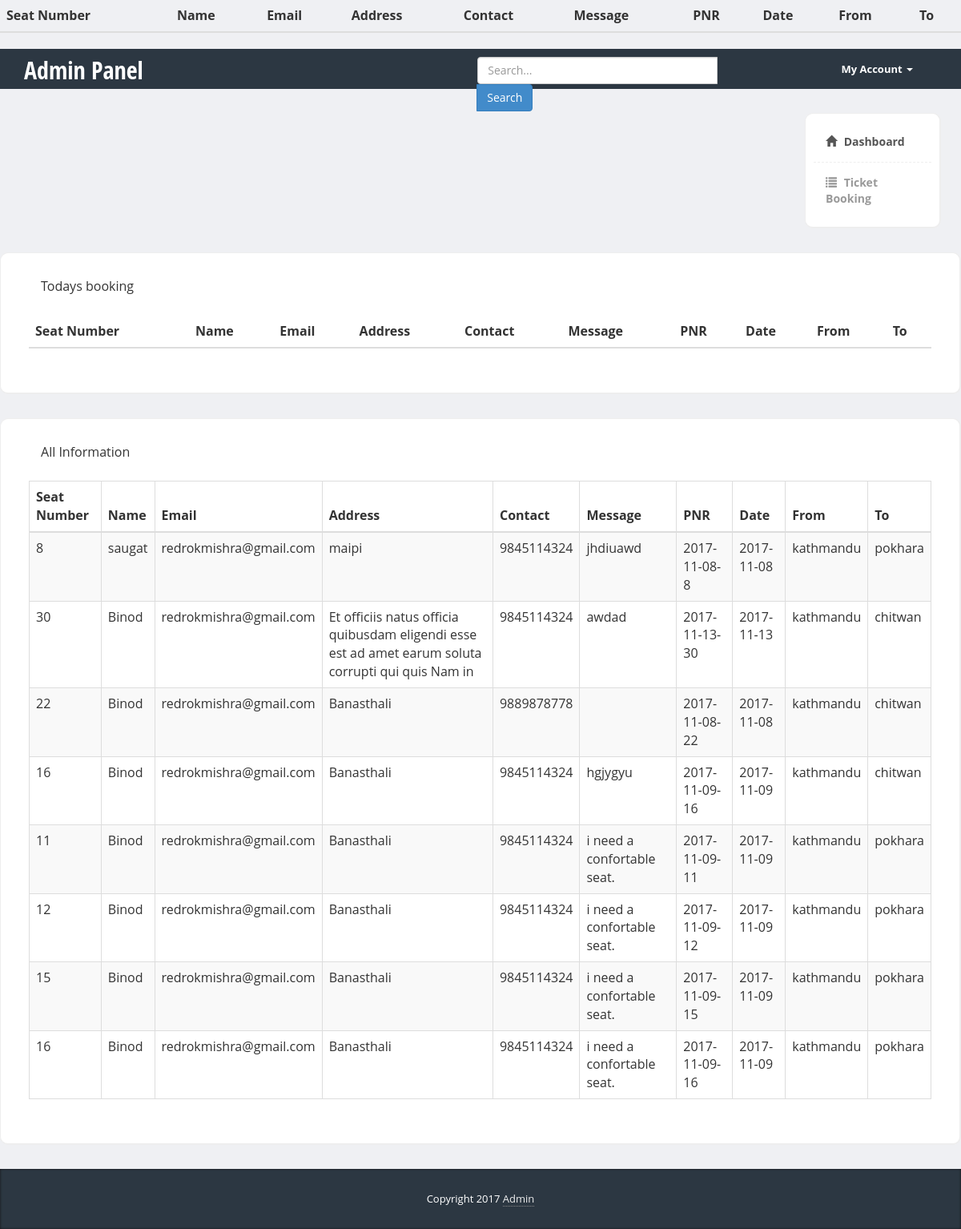
The page /admin/searchbooking.php (signed in) on the database its author committed.
### tables this page shows
CREATE TABLE `seat` (
  `id` int(20) NOT NULL,
  `userid` varchar(50) NOT NULL COMMENT 'userid',
  `name` varchar(100) NOT NULL,
  `email` varchar(100) NOT NULL,
  `address` text NOT NULL,
  `contact` bigint(20) NOT NULL,
  `message` text NOT NULL,
  `number` int(10) NOT NULL COMMENT 'seat number',
  `PNR` varchar(13) NOT NULL COMMENT 'PNR',
  `date` date NOT NULL COMMENT 'date of booking',
  `froma` varchar(50) NOT NULL,
  `toa` varchar(50) NOT NULL,
  `bookdate` timestamp NOT NULL DEFAULT CURRENT_TIMESTAMP ON UPDATE CURRENT_TIMESTAMP
);

### admin/searchbooking.php (the view, shortened to what this page needs)
<?php
								echo "<table align='center' class='table table-hover table-striped' id='example' align='center' width='75%'>";
									echo "<thead>";
										echo "<tr>";
											echo "<th>Seat Number</th>";
											echo "<th>Name</th>";
											echo "<th>Email</th>";
											echo "<th>Address</th>";
											echo "<th>Contact</th>";
											echo "<th>Message</th>";
											echo "<th>PNR</th>";
											echo "<th>Date</th>";
											echo "<th>From</th>";
											echo "<th>To</th>";
										echo "</tr>";
									echo "</thead>";
								echo "</table>";
?>
<!DOCTYPE html>
<html>
  <head>
    <link href="bootstrap/css/bootstrap.min.css" rel="stylesheet">
    <link href="css/styles.css" rel="stylesheet">
  </head>
  <body>
  	<div class="header">
	     <div class="container">
	        <div class="row">
	           <div class="col-md-5">
	              <div class="logo">
	                 <h1><a href="index.html">Admin Panel</a></h1>
	              </div>
	           </div>
	           <div class="col-md-5">
	              <div class="row">
	                <div class="col-lg-12">
	                  <div class="input-group form">
	                  <form action="searchbooking.php" method="POST">
	                       <input type="text" class="form-control" placeholder="Search...">
	                       <span class="input-group-btn">
	                         <button class="btn btn-primary" type="submit">Search</button>
	                       </span>
	                       </form>
	                  </div>
	                </div>
	              </div>
	           </div>
	           <div class="col-md-2">
	              <div class="navbar navbar-inverse" role="banner">
	                  <nav class="collapse navbar-collapse bs-navbar-collapse navbar-right" role="navigation">
	                    <ul class="nav navbar-nav">
	                      <li class="dropdown">
	                        <a href="#" class="dropdown-toggle" data-toggle="dropdown">My Account <b class="caret"></b></a>
	                      </li>
	                    </ul>
	                  </nav>
	              </div>
	           </div>
	        </div>
	     </div>
	</div>
    <div class="page-content">
    	<div class="row">
		  <div class="col-md-2">
		  	<div class="sidebar content-box" style="display: block;">
                <ul class="nav">
                    <li class="current"><a href="index.php"><i class="glyphicon glyphicon-home"></i> Dashboard</a></li>
                    <li><a href="booking.php"><i class="glyphicon glyphicon-list"></i> Ticket Booking</a></li>
                </ul>
             </div>
		  </div>
		</div>
    </div>
<div class="content-box-large">
  				<div class="panel-heading">
					<div class="panel-title">Todays booking</div>
				</div>
  				<div class="panel-body">
  					<div class="table-responsive">
    <?php
								echo "<table align='center' class='table table-hover table-striped' id='example' align='center' width='75%'>";
									echo "<thead>";
										echo "<tr>";
											echo "<th>Seat Number</th>";
											echo "<th>Name</th>";
											echo "<th>Email</th>";
											echo "<th>Address</th>";
											echo "<th>Contact</th>";
											echo "<th>Message</th>";
											echo "<th>PNR</th>";
											echo "<th>Date</th>";
											echo "<th>From</th>";
											echo "<th>To</th>";
										echo "</tr>";
									echo "</thead>";
								echo "</table>";
					?>
</div>
  				</div>
  			</div>
    <div class="content-box-large">
  				<div class="panel-heading">
					<div class="panel-title">All Information</div>
				</div>
  				<div class="panel-body">
  					<div class="table-responsive">
    <?php
						$query = "select * from seat";
						$result = mysql_query($query);
								echo "<table align='center' class='table table-striped table-bordered' id='example' align='center' width='75%'>";
									echo "<thead>";
										echo "<tr>";
											echo "<th>Seat Number</th>";
											echo "<th>Name</th>";
											echo "<th>Email</th>";
											echo "<th>Address</th>";
											echo "<th>Contact</th>";
											echo "<th>Message</th>";
											echo "<th>PNR</th>";
											echo "<th>Date</th>";
											echo "<th>From</th>";
											echo "<th>To</th>";
										echo "</tr>";
									echo "</thead>";
									echo "<tbody>";
									while($row = mysql_fetch_array($result))
									{
										echo "<tr>";
											echo "<td>". $row['number'] ."</td>";
											echo "<td>". $row['name'] ."</td>";
											echo "<td>". $row['email'] ."</td>";
											echo "<td>". $row['address'] ."</td>";
											echo "<td>". $row['contact'] ."</td>";
											echo "<td>". $row['message'] ."</td>";
											echo "<td>". $row['PNR'] ."</td>";
											echo "<td>". $row['date'] ."</td>";
											echo "<td>". $row['froma'] ."</td>";
											echo "<td>". $row['toa'] ."</td>";
										echo "</tr>";
								}
									echo "</tbody>";
								echo "</table>";
					?>
</div>
  				</div>
  			</div>
    <footer>
         <div class="container">
            <div class="copy text-center">
               Copyright 2017 <a href='#'>Admin</a>
            </div>
         </div>
      </footer>
  </body>
</html>

### admin/css/styles.css (style rules this page uses)
body { font-family: 'Open Sans', sans-serif; background-color: #f7f7f7; position: relative; margin: 0px; font-size: 12px; padding: 0px; }
.page-content > .row { margin-left: 0px !important; margin-right: 0px !important; margin-top: 30px; }
footer { background-color:#2c3742; box-shadow:inset 0px 0px 3px #111; color:#fff; font-size:14px; line-height:25px; padding:10px 0px 10px 0px; bottom: 0px; }
footer a { color:#eee; text-decoration:none; border-bottom:1px dotted #888; }
footer .copy { font-size:13px; margin:15px 0px; }
.header { height:50px; background-color: #2c3742; }
.header .logo h1 { font-size:30px; margin:0px; padding:10px 0px; }
.header .logo h1 a { color:#fff; font-family: 'Open Sans Condensed', sans-serif; }
.header .form { margin-top:10px; width:100%; max-width:300px; margin:10px auto; }
.header .navbar * { box-shadow:none !important; }
.header .navbar { background:none !important; border:0px !important; }
.header .navbar .nav > li > a { color:#fff !important; font-size:13px !important; border-bottom:0px !important; margin-top:0px !important; font-weight:bold; }
.header .navbar-collapse { border:0px !important; }
.header .navbar-nav .caret { border-top-color:#fff !important; border-bottom-color:#fff !important; }
.content-box, .content-box-large { margin-bottom:30px; background:#fff; border-radius:10px; padding:10px; border-left:1px solid #eee; border-top:1px solid #eee; border-right:2px solid #eee; border-bottom:2px solid #eee; }
.content-box-large { padding: 20px; }
.sidebar ul.nav, .sidebar ul.nav ul { list-style: none; padding: 0px; margin: 0px; }
.sidebar .nav > li { margin: 0; border-bottom:1px dashed #eee; }
.sidebar .nav > li:last-child { border-bottom:0px; }
.sidebar .nav > li > a { font-size: 14px; line-height: 20px; padding: 15px 15px; color: #999; display: block; font-weight:bold; background:none; text-decoration: none; border-top:0px; font-weight:bold; }
.sidebar .nav > li > a > i { margin-right:5px; }
.sidebar .nav li a:hover, .sidebar .nav li.current > a { background: #fff; color: #555; border-bottom:0px; }
body { background-color: #eff0f3; }
.panel-heading>.panel-title, .content-box-header .panel-title { float: left; padding: 10px 15px; padding-top: 0px; }
.panel-body { clear:both; }

### rows shown on the page
seat: number "8", name "saugat", email "redrokmishra@gmail.com", address "maipi", contact "9845114324", message "jhdiuawd", PNR "2017-11-08-8", date "2017-11-08", froma "kathmandu", toa "pokhara"
seat: number "30", name "Binod", email "redrokmishra@gmail.com", address "Et officiis natus officia quibusdam eligendi esse est ad amet earum soluta corrupti qui quis Nam in", contact "9845114324", message "awdad", PNR "2017-11-13-30", date "2017-11-13", froma "kathmandu", toa "chitwan"
seat: number "22", name "Binod", email "redrokmishra@gmail.com", address "Banasthali", contact "9889878778", PNR "2017-11-08-22", date "2017-11-08", froma "kathmandu", toa "chitwan"
seat: number "16", name "Binod", email "redrokmishra@gmail.com", address "Banasthali", contact "9845114324", message "hgjygyu", PNR "2017-11-09-16", date "2017-11-09", froma "kathmandu", toa "chitwan"
seat: number "11", name "Binod", email "redrokmishra@gmail.com", address "Banasthali", contact "9845114324", message "i need a confortable seat.", PNR "2017-11-09-11", date "2017-11-09", froma "kathmandu", toa "pokhara"
seat: number "12", name "Binod", email "redrokmishra@gmail.com", address "Banasthali", contact "9845114324", message "i need a confortable seat.", PNR "2017-11-09-12", date "2017-11-09", froma "kathmandu", toa "pokhara"
seat: number "15", name "Binod", email "redrokmishra@gmail.com", address "Banasthali", contact "9845114324", message "i need a confortable seat.", PNR "2017-11-09-15", date "2017-11-09", froma "kathmandu", toa "pokhara"
seat: number "16", name "Binod", email "redrokmishra@gmail.com", address "Banasthali", contact "9845114324", message "i need a confortable seat.", PNR "2017-11-09-16", date "2017-11-09", froma "kathmandu", toa "pokhara"
